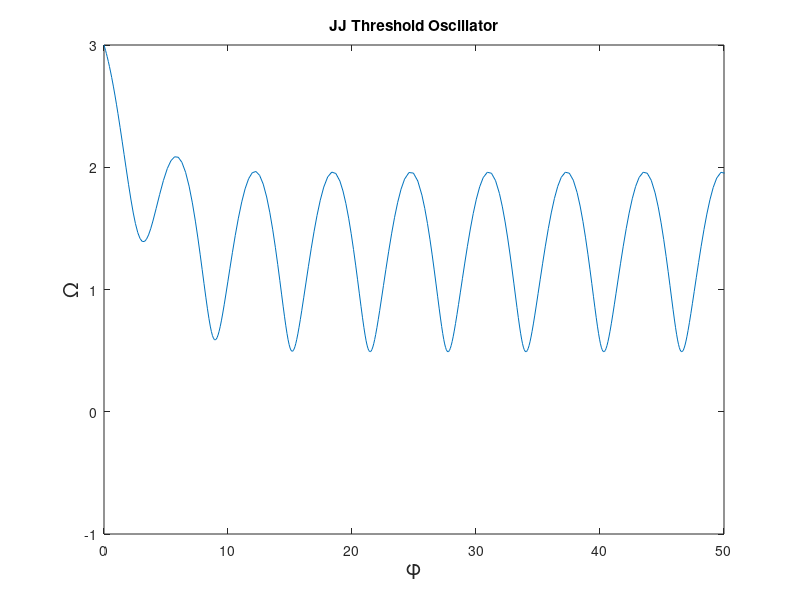

Write the MATLAB code that produced this figure.
% Programs 20g - Animation of a Josephson junction threshold oscillator.
% Chapter 20 - Binary Oscillator Computing
% Copyright Springer 2014. Stephen Lynch.

% Physically, Josephson junctions oscillate 100,000,000 times faster
% than biological neurons and can be built on the nanoscale!

clear;clc;figure;BJ=0.6;
for n=1:200; 
   F(n) = getframe;kappa=0.6+n*0.001; % Set kappa between 0.6 and 0.8.
Josephson_Junction=@(t,x) [x(2);kappa-BJ*x(2)-sin(x(1))]; 
options = odeset('RelTol',1e-4,'AbsTol',1e-4);
[t,xb]=ode45(Josephson_Junction,[0 100],[0,3],options);
plot(xb(:,1),xb(:,2))
title('JJ Threshold Oscillator')
axis([0 50 -1 3]);
fsize=15;
xlabel('\phi','Fontsize',fsize);
ylabel('\Omega','Fontsize',fsize);
F(n) = getframe;
end
movie(F,5);

% End of Programs_20h.
